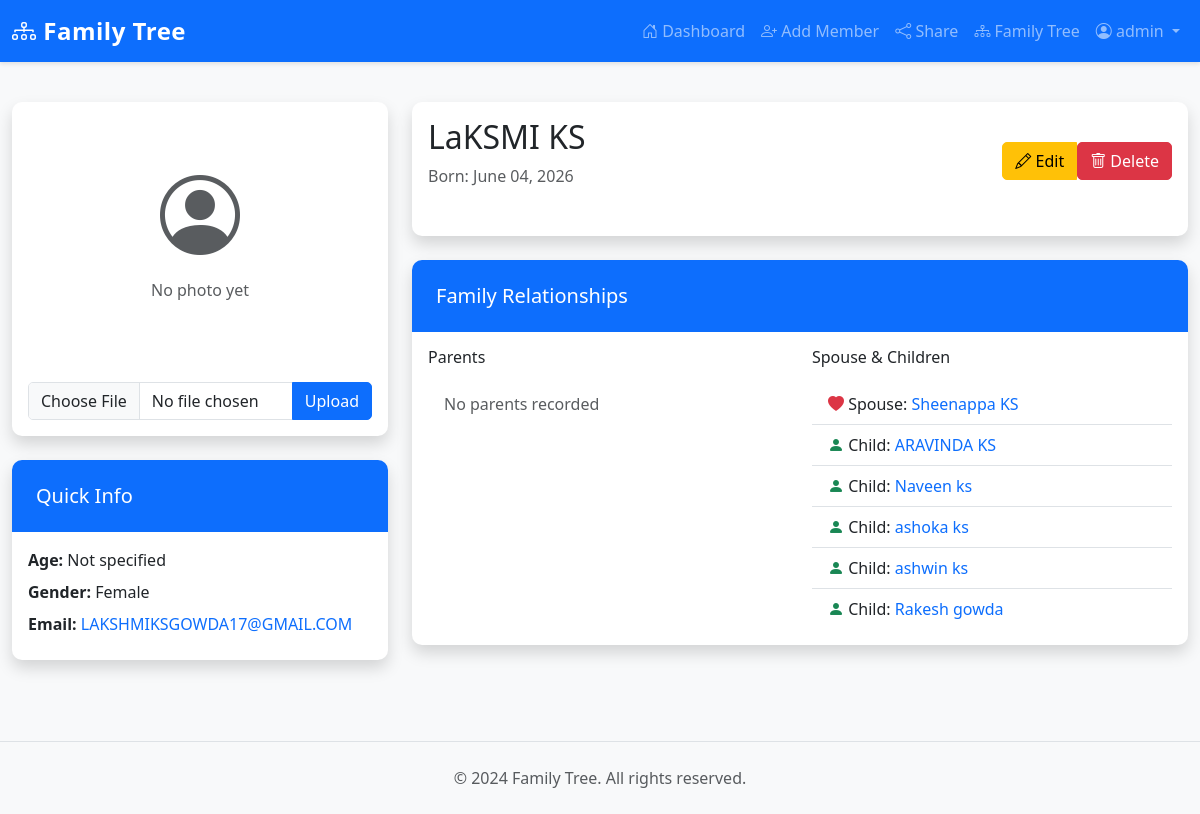
Screenshot of /family/2 (signed in) with the database file from the repository.
### models/user.py (models this page shows, shortened)
class User(UserMixin, db.Model):
    __tablename__ = 'users'
    id = db.Column(db.Integer, primary_key=True)
    username = db.Column(db.String(80), unique=True, nullable=False, index=True)
    email = db.Column(db.String(120), unique=True, nullable=False, index=True)
    password_hash = db.Column(db.String(255), nullable=False)
    first_name = db.Column(db.String(100))
    last_name = db.Column(db.String(100))
    family_name = db.Column(db.String(100))
    role = db.Column(db.String(20), default='admin', nullable=False)  # CHANGED: 'admin' or 'user' - default is NOW admin
    share_token = db.Column(db.String(64), unique=True, nullable=True)
    created_at = db.Column(db.DateTime, default=datetime.utcnow)
    updated_at = db.Column(db.DateTime, default=datetime.utcnow, onupdate=datetime.utcnow)
    family_members = db.relationship('FamilyMember', backref='user', lazy=True, cascade='all, delete-orphan')
    def is_admin(self):
        return self.role == 'admin'

### models/family.py (models this page shows, shortened)
class FamilyMember(db.Model):
    __tablename__ = 'family_members'
    id = db.Column(db.Integer, primary_key=True)
    user_id = db.Column(db.Integer, db.ForeignKey('users.id'), nullable=False)
    first_name = db.Column(db.String(100), nullable=False)
    last_name = db.Column(db.String(100), nullable=False)
    gender = db.Column(db.String(10), nullable=False)  # Male, Female, Other
    dob = db.Column(db.Date)
    phone = db.Column(db.String(20))
    email = db.Column(db.String(120))
    address = db.Column(db.Text)
    biography = db.Column(db.Text)
    photo = db.Column(db.String(255))  # Store filename
    father_id = db.Column(db.Integer, db.ForeignKey('family_members.id'))
    mother_id = db.Column(db.Integer, db.ForeignKey('family_members.id'))
    spouse_id = db.Column(db.Integer, db.ForeignKey('family_members.id'))
    created_at = db.Column(db.DateTime, default=datetime.utcnow)
    updated_at = db.Column(db.DateTime, default=datetime.utcnow, onupdate=datetime.utcnow)
    father = db.relationship('FamilyMember', remote_side=[id], foreign_keys=[father_id], backref='children_as_father')
    mother = db.relationship('FamilyMember', remote_side=[id], foreign_keys=[mother_id], backref='children_as_mother')
    spouse = db.relationship('FamilyMember', remote_side=[id], foreign_keys=[spouse_id],
                            backref='spouses', uselist=False)
    def get_full_name(self):
        return f"{self.first_name} {self.last_name}"
    def get_age(self):
        if self.dob:
            from datetime import date
            today = date.today()
            age = today.year - self.dob.year - ((today.month, today.day) < (self.dob.month, self.dob.day))
            return age
        return None
    def get_children(self):
        return FamilyMember.query.filter(
            (FamilyMember.father_id == self.id) | (FamilyMember.mother_id == self.id)
        ).all()

### routes/family.py (the view)
@family_bp.route('/<int:member_id>')
@login_required
def view_member(member_id):
    member = FamilyMember.query.get_or_404(member_id)
    if member.user_id != current_user.id:
        flash('You do not have permission to view this member', 'danger')
        return redirect(url_for('dashboard.dashboard'))
    children = member.get_children()
    return render_template('profile.html', member=member, children=children)

### app.py (called while the page is built)
@login_manager.user_loader
def load_user(user_id):
    return db.session.get(User, int(user_id))

@app.context_processor
def inject_user():
    return {'current_user': current_user}

### templates/profile.html (shortened to what this page needs)
{% extends "base.html" %}
{% block content %}
{% if member %}
<div class="row">
    <div class="col-lg-4">
        <div class="card shadow mb-4">
            <div class="card-body text-center">
                {% if member.photo %}
                    <img src="{{ url_for('static', filename='uploads/' + member.photo) }}"
                         alt="{{ member.get_full_name() }}" class="img-fluid rounded" style="max-width: 300px;">
                    <div class="mt-3">
                        <form method="POST" action="{{ url_for('upload.delete_photo', member_id=member.id) }}">
                            <button type="submit" class="btn btn-danger btn-sm">
                                <i class="bi bi-trash"></i> Delete Photo
                            </button>
                        </form>
                    </div>
                {% else %}
                    <div class="text-center py-5">
                        <i class="bi bi-person-circle display-1 text-muted"></i>
                        <p class="text-muted mt-3">No photo yet</p>
                    </div>
                {% endif %}
                {% if member.user_id == current_user.id %}
                    <div class="mt-3">
                        <form method="POST" action="{{ url_for('upload.upload_photo', member_id=member.id) }}"
                              enctype="multipart/form-data">
                            <div class="input-group">
                                <input type="file" class="form-control" name="photo" accept="image/*" required>
                                <button type="submit" class="btn btn-primary">Upload</button>
                            </div>
                        </form>
                    </div>
                {% endif %}
            </div>
        </div>
        <div class="card shadow">
            <div class="card-header bg-primary text-white">
                <h5 class="mb-0">Quick Info</h5>
            </div>
            <div class="card-body">
                <p class="mb-2">
                    <strong>Age:</strong>
                    {% if member.get_age() %}
                        {{ member.get_age() }} years old
                    {% else %}
                        Not specified
                    {% endif %}
                </p>
                <p class="mb-2">
                    <strong>Gender:</strong> {{ member.gender }}
                </p>
                {% if member.email %}
                    <p class="mb-2">
                        <strong>Email:</strong>
                        <a href="mailto:{{ member.email }}">{{ member.email }}</a>
                    </p>
                {% endif %}
            </div>
        </div>
    </div>
    <div class="col-lg-8">
        <div class="card shadow mb-4">
            <div class="card-body">
                <div class="d-flex justify-content-between align-items-center mb-3">
                    <div>
                        <h2>{{ member.get_full_name() }}</h2>
                        {% if member.dob %}
                            <p class="text-muted">Born: {{ member.dob.strftime('%B %d, %Y') }}</p>
                        {% endif %}
                    </div>
                    {% if member.user_id == current_user.id and current_user.is_admin() %}
                        <div class="btn-group">
                            <a href="{{ url_for('family.edit_member', member_id=member.id) }}"
                               class="btn btn-warning">
                                <i class="bi bi-pencil"></i> Edit
                            </a>
                            <form method="POST" action="{{ url_for('family.delete_member', member_id=member.id) }}"
                                  style="display:inline;" onsubmit="return confirm('Are you sure you want to delete this member?');">
                                <button type="submit" class="btn btn-danger">
                                    <i class="bi bi-trash"></i> Delete
                                </button>
                            </form>
                        </div>
                    {% endif %}
                </div>
            </div>
        </div>
        <div class="card shadow mb-4">
            <div class="card-header bg-primary text-white">
                <h5 class="mb-0">Family Relationships</h5>
            </div>
            <div class="card-body">
                <div class="row">
                    <div class="col-md-6">
                        <h6 class="mb-3">Parents</h6>
                        <ul class="list-group list-group-flush">
                            {% if not member.father and not member.mother %}
                                <li class="list-group-item text-muted">No parents recorded</li>
                            {% endif %}
                        </ul>
                    </div>
                    <div class="col-md-6">
                        <h6 class="mb-3">Spouse & Children</h6>
                        <ul class="list-group list-group-flush">
                            {% if member.spouse %}
                                <li class="list-group-item">
                                    <i class="bi bi-heart-fill text-danger"></i>
                                    Spouse:
                                    <a href="{{ url_for('family.view_member', member_id=member.spouse.id) }}">
                                        {{ member.spouse.get_full_name() }}
                                    </a>
                                </li>
                            {% endif %}
                            {% if children %}
                                {% for child in children %}
                                    <li class="list-group-item">
                                        <i class="bi bi-person-fill text-success"></i>
                                        Child:
                                        <a href="{{ url_for('family.view_member', member_id=child.id) }}">
                                            {{ child.get_full_name() }}
                                        </a>
                                    </li>
                                {% endfor %}
                            {% endif %}
                        </ul>
                    </div>
                </div>
            </div>
        </div>
    </div>
</div>
{% endif %}
{% endblock %}

### templates/base.html (shortened to what this page needs)
<!DOCTYPE html>
<html lang="en">
<head>
    <link href="https://cdn.jsdelivr.net/npm/bootstrap@5.3.0/dist/css/bootstrap.min.css" rel="stylesheet">
    <link rel="stylesheet" href="https://cdn.jsdelivr.net/npm/bootstrap-icons@1.11.0/font/bootstrap-icons.css">
    <link rel="stylesheet" href="{{ url_for('static', filename='css/style.css') }}">
</head>
<body>
    <nav class="navbar navbar-expand-lg navbar-dark bg-primary">
        <div class="container-fluid">
            <a class="navbar-brand" href="{{ url_for('dashboard.index') }}">
                <i class="bi bi-diagram-3"></i> Family Tree
            </a>
            <div class="collapse navbar-collapse" id="navbarNav">
                <ul class="navbar-nav ms-auto">
                    {% if current_user.is_authenticated %}
                        <li class="nav-item">
                            <a class="nav-link" href="{{ url_for('dashboard.dashboard') }}">
                                <i class="bi bi-house-door"></i> Dashboard
                            </a>
                        </li>
                        {% if current_user.is_admin() %}
                            <li class="nav-item">
                                <a class="nav-link" href="{{ url_for('family.add_member') }}">
                                    <i class="bi bi-person-plus"></i> Add Member
                                </a>
                            </li>
                            <li class="nav-item">
                                <a class="nav-link" href="{{ url_for('dashboard.share') }}">
                                    <i class="bi bi-share"></i> Share
                                </a>
                            </li>
                        {% endif %}
                        <li class="nav-item">
                            <a class="nav-link" href="{{ url_for('family.family_tree') }}">
                                <i class="bi bi-diagram-3"></i> Family Tree
                            </a>
                        </li>
                        <li class="nav-item dropdown">
                            <a class="nav-link dropdown-toggle" href="#" id="userDropdown" role="button" data-bs-toggle="dropdown">
                                <i class="bi bi-person-circle"></i> {{ current_user.username }}
                            </a>
                        </li>
                    {% endif %}
                </ul>
            </div>
        </div>
    </nav>
    <main class="container-fluid py-4">
        {% block content %}{% endblock %}
    </main>
    <footer class="bg-light py-4 mt-5">
        <div class="container text-center">
            <p class="text-muted mb-0">&copy; 2024 Family Tree. All rights reserved.</p>
        </div>
    </footer>
</body>
</html>

### static/css/style.css (style rules this page uses)
:root { --primary-color: #0d6efd; --secondary-color: #6c757d; --danger-color: #dc3545; --success-color: #198754; }
body { font-family: 'Segoe UI', Tahoma, Geneva, Verdana, sans-serif; background-color: #f8f9fa; min-height: 100vh; display: flex; flex-direction: column; }
main { flex: 1; }
.navbar { box-shadow: 0 2px 4px rgba(0, 0, 0, 0.1); }
.navbar-brand { font-weight: bold; font-size: 1.5rem; letter-spacing: 0.5px; }
.card { border: none; border-radius: 10px; transition: transform 0.3s, box-shadow 0.3s; }
.card-header { border-radius: 10px 10px 0 0 !important; border: none; padding: 1.5rem; }
.btn { border-radius: 5px; font-weight: 500; transition: all 0.3s; }
.btn-primary { background-color: var(--primary-color); border-color: var(--primary-color); }
.btn-danger { background-color: var(--danger-color); border-color: var(--danger-color); }
.form-control, .form-select { border-radius: 5px; border: 1px solid #dee2e6; transition: border-color 0.3s, box-shadow 0.3s; }
footer { border-top: 1px solid #dee2e6; margin-top: auto; }
* { transition: background-color 0.2s ease, color 0.2s ease; }
a { color: var(--primary-color); text-decoration: none; }
.shadow { box-shadow: 0 4px 6px rgba(0, 0, 0, 0.1); }

### rows the page displays
User: username "admin"
FamilyMember: gender "Female", email "LAKSHMIKSGOWDA17@GMAIL.COM", get_full_name "LaKSMI KS", dob "June 04, 2026"
FamilyMember: spouse.get_full_name "Sheenappa KS"
FamilyMember: get_full_name "ARAVINDA KS"
FamilyMember: get_full_name "Naveen ks"
FamilyMember: get_full_name "ashoka ks"
FamilyMember: get_full_name "ashwin ks"
FamilyMember: get_full_name "Rakesh gowda"
